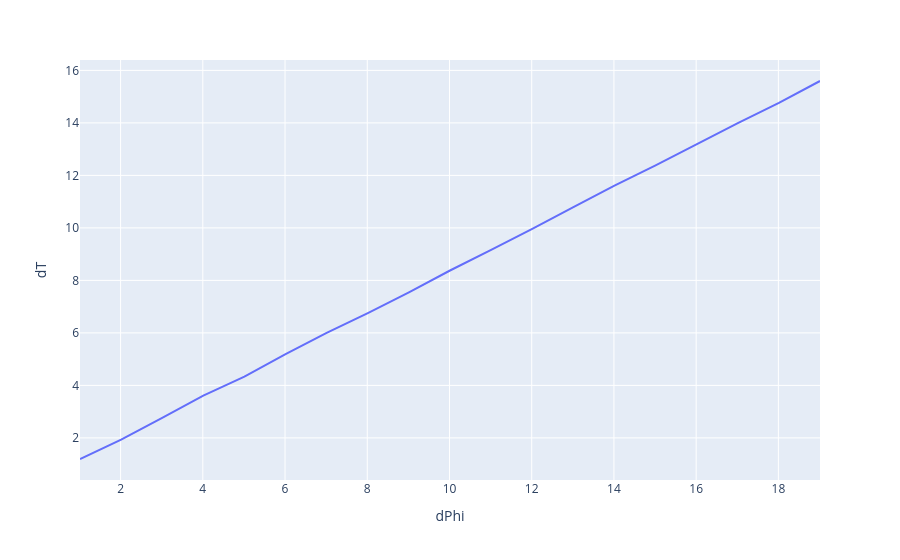

This figure's notebook cell:
### Code cell
df = rename_columns( pd.read_csv('magnetProfiling.csv', comment=';') )
df["dT"] = df["time.time"].diff()
df["dPhi"] = np.abs(df["magnet.phi"].diff())
px.line(df, x="dPhi", y="dT")

### Figure 1 — Plotly figure (JSON) as saved in the notebook; plotly's stock layout.template omitted (floating-point values rounded to 4 significant figures)
{"data": [{"hovertemplate": "dPhi=%{x}<br>dT=%{y}<extra></extra>", "legendgroup": "", "line": {"color": "#636efa", "dash": "solid"}, "marker": {"symbol": "circle"}, "mode": "lines", "name": "", "orientation": "v", "showlegend": false, "type": "scatter", "x": [null, 1.013, 2.014, 3.012, 4.012, 5.012, 6.013, 7.012, 8.014, 9.013, 10.01, 11.01, 12.01, 13.01, 14.01, 15.01, 16.01, 17.01, 18.01, 19.01], "xaxis": "x", "y": [null, 1.195, 1.93, 2.766, 3.61, 4.332, 5.19, 6.001, 6.755, 7.547, 8.376, 9.163, 9.961, 10.79, 11.61, 12.38, 13.19, 13.99, 14.76, 15.6], "yaxis": "y"}], "layout": {"legend": {"tracegroupgap": 0}, "margin": {"t": 60}, "xaxis": {"anchor": "y", "domain": [0, 1], "title": {"text": "dPhi"}}, "yaxis": {"anchor": "x", "domain": [0, 1], "title": {"text": "dT"}}}}
